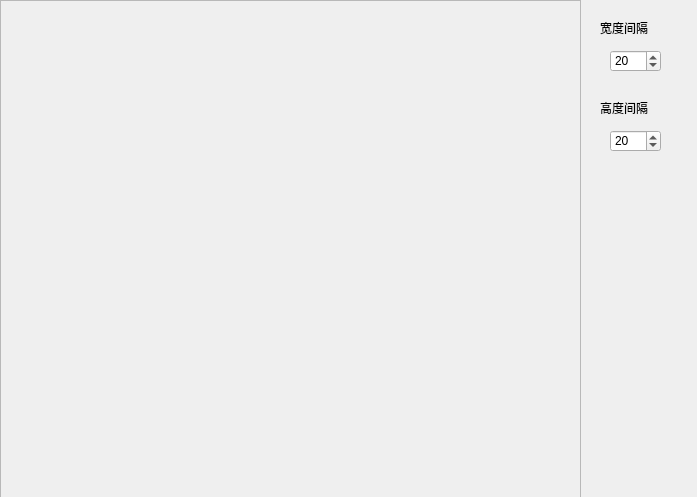
<?xml version="1.0" encoding="UTF-8"?>
<ui version="4.0">
 <class>Form</class>
 <widget class="QWidget" name="Form">
  <property name="geometry">
   <rect>
    <x>0</x>
    <y>0</y>
    <width>697</width>
    <height>497</height>
   </rect>
  </property>
  <property name="windowTitle">
   <string>Form</string>
  </property>
  <widget class="QFrame" name="frame">
   <property name="geometry">
    <rect>
     <x>0</x>
     <y>0</y>
     <width>581</width>
     <height>501</height>
    </rect>
   </property>
   <property name="frameShape">
    <enum>QFrame::StyledPanel</enum>
   </property>
   <property name="frameShadow">
    <enum>QFrame::Raised</enum>
   </property>
  </widget>
  <widget class="QLabel" name="label">
   <property name="geometry">
    <rect>
     <x>600</x>
     <y>20</y>
     <width>72</width>
     <height>15</height>
    </rect>
   </property>
   <property name="text">
    <string>宽度间隔</string>
   </property>
  </widget>
  <widget class="QSpinBox" name="spinBoxW">
   <property name="geometry">
    <rect>
     <x>610</x>
     <y>50</y>
     <width>51</width>
     <height>22</height>
    </rect>
   </property>
   <property name="value">
    <number>20</number>
   </property>
  </widget>
  <widget class="QLabel" name="label_2">
   <property name="geometry">
    <rect>
     <x>600</x>
     <y>100</y>
     <width>72</width>
     <height>15</height>
    </rect>
   </property>
   <property name="text">
    <string>高度间隔</string>
   </property>
  </widget>
  <widget class="QSpinBox" name="spinBoxH">
   <property name="geometry">
    <rect>
     <x>610</x>
     <y>130</y>
     <width>51</width>
     <height>22</height>
    </rect>
   </property>
   <property name="value">
    <number>20</number>
   </property>
  </widget>
 </widget>
 <resources/>
 <connections/>
</ui>
